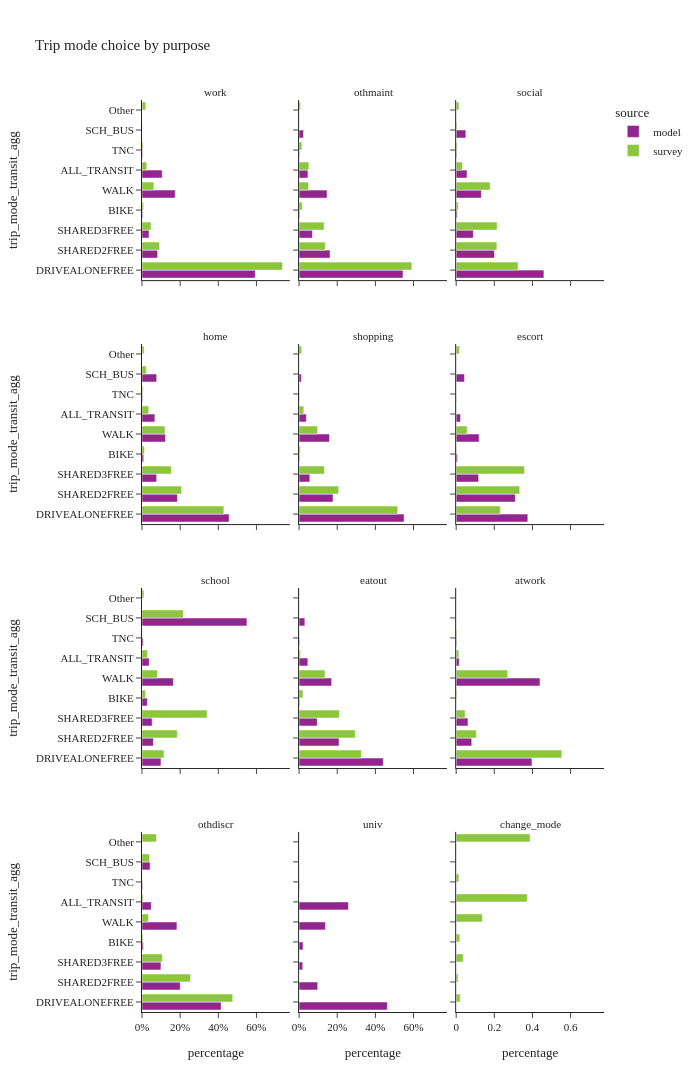
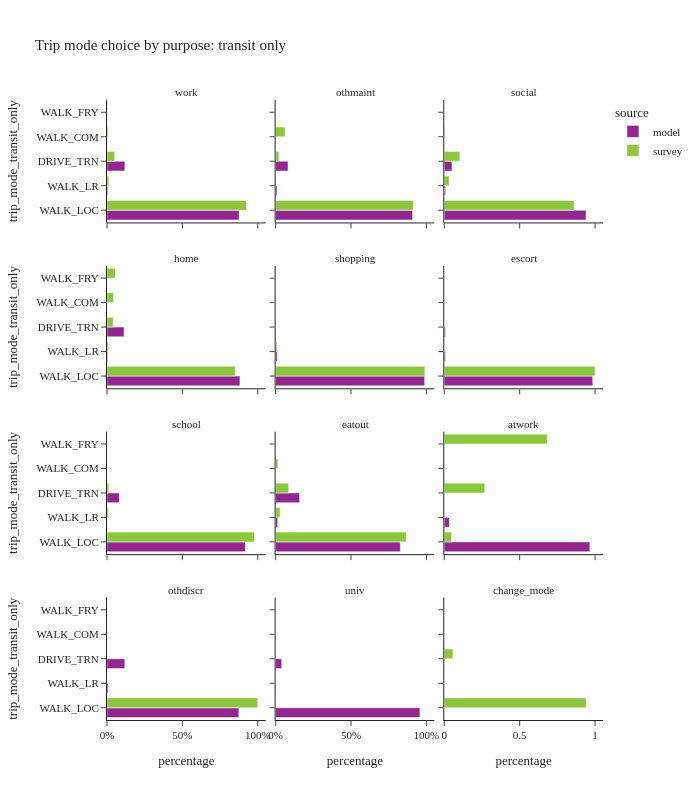

The cell these charts' notebook holds for them, in order:
### Code cell
trip_mode_choice_seg(segment_col='purpose')

### Figure 1 — Plotly figure (JSON) as saved in the notebook; plotly's stock layout.template omitted (floating-point values rounded to 4 significant figures)
{"data": [{"alignmentgroup": "True", "customdata": [[887581], [122564], [55173], [6036], [260300], [158348], [5276]], "hovertemplate": "source=model<br>purpose=work<br>percentage=%{x}<br>trip_mode_transit_agg=%{y}<br>sample_size=%{customdata[0]}<extra></extra>", "legendgroup": "model", "marker": {"color": "#91268F", "pattern": {"shape": ""}}, "name": "model", "offsetgroup": "model", "orientation": "h", "showlegend": true, "textposition": "auto", "type": "bar", "x": [0.5936, 0.08197, 0.0369, 0.004037, 0.1741, 0.1059, 0.003528], "xaxis": "x10", "y": ["DRIVEALONEFREE", "SHARED2FREE", "SHARED3FREE", "BIKE", "WALK", "ALL_TRANSIT", "TNC"], "yaxis": "y10"}, {"alignmentgroup": "True", "customdata": [[470362], [140057], [60452], [3072], [126790], [40200], [19895], [2366]], "hovertemplate": "source=model<br>purpose=othmaint<br>percentage=%{x}<br>trip_mode_transit_agg=%{y}<br>sample_size=%{customdata[0]}<extra></extra>", "legendgroup": "model", "marker": {"color": "#91268F", "pattern": {"shape": ""}}, "name": "model", "offsetgroup": "model", "orientation": "h", "showlegend": false, "textposition": "auto", "type": "bar", "x": [0.5449, 0.1623, 0.07003, 0.003559, 0.1469, 0.04657, 0.02305, 0.002741], "xaxis": "x11", "y": ["DRIVEALONEFREE", "SHARED2FREE", "SHARED3FREE", "BIKE", "WALK", "ALL_TRANSIT", "SCH_BUS", "TNC"], "yaxis": "y11"}, {"alignmentgroup": "True", "customdata": [[162793], [71062], [31937], [2071], [46778], [20156], [18002], [1114]], "hovertemplate": "source=model<br>purpose=social<br>percentage=%{x}<br>trip_mode_transit_agg=%{y}<br>sample_size=%{customdata[0]}<extra></extra>", "legendgroup": "model", "marker": {"color": "#91268F", "pattern": {"shape": ""}}, "name": "model", "offsetgroup": "model", "orientation": "h", "showlegend": false, "textposition": "auto", "type": "bar", "x": [0.46, 0.2008, 0.09024, 0.005852, 0.1322, 0.05695, 0.05087, 0.003148], "xaxis": "x12", "y": ["DRIVEALONEFREE", "SHARED2FREE", "SHARED3FREE", "BIKE", "WALK", "ALL_TRANSIT", "SCH_BUS", "TNC"], "yaxis": "y12"}, {"alignmentgroup": "True", "customdata": [[2118744], [861713], [357268], [41072], [571415], [313180], [357120], [15268]], "hovertemplate": "source=model<br>purpose=home<br>percentage=%{x}<br>trip_mode_transit_agg=%{y}<br>sample_size=%{customdata[0]}<extra></extra>", "legendgroup": "model", "marker": {"color": "#91268F", "pattern": {"shape": ""}}, "name": "model", "offsetgroup": "model", "orientation": "h", "showlegend": false, "textposition": "auto", "type": "bar", "x": [0.457, 0.1859, 0.07707, 0.00886, 0.1233, 0.06756, 0.07704, 0.003294], "xaxis": "x7", "y": ["DRIVEALONEFREE", "SHARED2FREE", "SHARED3FREE", "BIKE", "WALK", "ALL_TRANSIT", "SCH_BUS", "TNC"], "yaxis": "y7"}, {"alignmentgroup": "True", "customdata": [[816920], [264119], [83475], [4531], [237028], [56687], [18729], [2897]], "hovertemplate": "source=model<br>purpose=shopping<br>percentage=%{x}<br>trip_mode_transit_agg=%{y}<br>sample_size=%{customdata[0]}<extra></extra>", "legendgroup": "model", "marker": {"color": "#91268F", "pattern": {"shape": ""}}, "name": "model", "offsetgroup": "model", "orientation": "h", "showlegend": false, "textposition": "auto", "type": "bar", "x": [0.5503, 0.1779, 0.05624, 0.003052, 0.1597, 0.03819, 0.01262, 0.001952], "xaxis": "x8", "y": ["DRIVEALONEFREE", "SHARED2FREE", "SHARED3FREE", "BIKE", "WALK", "ALL_TRANSIT", "SCH_BUS", "TNC"], "yaxis": "y8"}, {"alignmentgroup": "True", "customdata": [[414024], [341978], [129825], [8157], [132741], [25344], [48380], [1488]], "hovertemplate": "source=model<br>purpose=escort<br>percentage=%{x}<br>trip_mode_transit_agg=%{y}<br>sample_size=%{customdata[0]}<extra></extra>", "legendgroup": "model", "marker": {"color": "#91268F", "pattern": {"shape": ""}}, "name": "model", "offsetgroup": "model", "orientation": "h", "showlegend": false, "textposition": "auto", "type": "bar", "x": [0.3757, 0.3103, 0.1178, 0.007402, 0.1205, 0.023, 0.0439, 0.00135], "xaxis": "x9", "y": ["DRIVEALONEFREE", "SHARED2FREE", "SHARED3FREE", "BIKE", "WALK", "ALL_TRANSIT", "SCH_BUS", "TNC"], "yaxis": "y9"}, {"alignmentgroup": "True", "customdata": [[63926], [38440], [34418], [17993], [105696], [24383], [353327], [4133]], "hovertemplate": "source=model<br>purpose=school<br>percentage=%{x}<br>trip_mode_transit_agg=%{y}<br>sample_size=%{customdata[0]}<extra></extra>", "legendgroup": "model", "marker": {"color": "#91268F", "pattern": {"shape": ""}}, "name": "model", "offsetgroup": "model", "orientation": "h", "showlegend": false, "textposition": "auto", "type": "bar", "x": [0.09952, 0.05985, 0.05358, 0.02801, 0.1646, 0.03796, 0.5501, 0.006435], "xaxis": "x4", "y": ["DRIVEALONEFREE", "SHARED2FREE", "SHARED3FREE", "BIKE", "WALK", "ALL_TRANSIT", "SCH_BUS", "TNC"], "yaxis": "y4"}, {"alignmentgroup": "True", "customdata": [[292739], [139007], [63345], [2185], [113317], [30416], [20144], [2008]], "hovertemplate": "source=model<br>purpose=eatout<br>percentage=%{x}<br>trip_mode_transit_agg=%{y}<br>sample_size=%{customdata[0]}<extra></extra>", "legendgroup": "model", "marker": {"color": "#91268F", "pattern": {"shape": ""}}, "name": "model", "offsetgroup": "model", "orientation": "h", "showlegend": false, "textposition": "auto", "type": "bar", "x": [0.4414, 0.2096, 0.09552, 0.003295, 0.1709, 0.04587, 0.03038, 0.003028], "xaxis": "x5", "y": ["DRIVEALONEFREE", "SHARED2FREE", "SHARED3FREE", "BIKE", "WALK", "ALL_TRANSIT", "SCH_BUS", "TNC"], "yaxis": "y5"}, {"alignmentgroup": "True", "customdata": [[122815], [25207], [19137], [124], [135758], [5000], [933]], "hovertemplate": "source=model<br>purpose=atwork<br>percentage=%{x}<br>trip_mode_transit_agg=%{y}<br>sample_size=%{customdata[0]}<extra></extra>", "legendgroup": "model", "marker": {"color": "#91268F", "pattern": {"shape": ""}}, "name": "model", "offsetgroup": "model", "orientation": "h", "showlegend": false, "textposition": "auto", "type": "bar", "x": [0.3975, 0.08158, 0.06194, 0.0004013, 0.4394, 0.01618, 0.00302], "xaxis": "x6", "y": ["DRIVEALONEFREE", "SHARED2FREE", "SHARED3FREE", "BIKE", "WALK", "ALL_TRANSIT", "TNC"], "yaxis": "y6"}, {"alignmentgroup": "True", "customdata": [[348701], [168477], [83428], [5952], [153813], [40837], [35816], [3027]], "hovertemplate": "source=model<br>purpose=othdiscr<br>percentage=%{x}<br>trip_mode_transit_agg=%{y}<br>sample_size=%{customdata[0]}<extra></extra>", "legendgroup": "model", "marker": {"color": "#91268F", "pattern": {"shape": ""}}, "name": "model", "offsetgroup": "model", "orientation": "h", "showlegend": false, "textposition": "auto", "type": "bar", "x": [0.4151, 0.2006, 0.09931, 0.007085, 0.1831, 0.04861, 0.04264, 0.003603], "xaxis": "x", "y": ["DRIVEALONEFREE", "SHARED2FREE", "SHARED3FREE", "BIKE", "WALK", "ALL_TRANSIT", "SCH_BUS", "TNC"], "yaxis": "y"}, {"alignmentgroup": "True", "customdata": [[43356], [9166], [1816], [1955], [12933], [24237], [220]], "hovertemplate": "source=model<br>purpose=univ<br>percentage=%{x}<br>trip_mode_transit_agg=%{y}<br>sample_size=%{customdata[0]}<extra></extra>", "legendgroup": "model", "marker": {"color": "#91268F", "pattern": {"shape": ""}}, "name": "model", "offsetgroup": "model", "orientation": "h", "showlegend": false, "textposition": "auto", "type": "bar", "x": [0.4628, 0.09784, 0.01938, 0.02087, 0.1381, 0.2587, 0.002348], "xaxis": "x2", "y": ["DRIVEALONEFREE", "SHARED2FREE", "SHARED3FREE", "BIKE", "WALK", "ALL_TRANSIT", "TNC"], "yaxis": "y2"}, {"alignmentgroup": "True", "customdata": [[3211], [323], [110], [173], [770], [447], [2], [33], [147]], "hovertemplate": "source=survey<br>purpose=work<br>percentage=%{x}<br>trip_mode_transit_agg=%{y}<br>sample_size=%{customdata[0]}<extra></extra>", "legendgroup": "survey", "marker": {"color": "#8CC63E", "pattern": {"shape": ""}}, "name": "survey", "offsetgroup": "survey", "orientation": "h", "showlegend": true, "textposition": "auto", "type": "bar", "x": [0.7363, 0.09177, 0.04801, 0.008581, 0.06224, 0.02482, 0.002361, 0.006135, 0.01974], "xaxis": "x10", "y": ["DRIVEALONEFREE", "SHARED2FREE", "SHARED3FREE", "BIKE", "WALK", "ALL_TRANSIT", "SCH_BUS", "TNC", "Other"], "yaxis": "y10"}, {"alignmentgroup": "True", "customdata": [[1018], [410], [176], [22], [241], [116], [17], [47]], "hovertemplate": "source=survey<br>purpose=othmaint<br>percentage=%{x}<br>trip_mode_transit_agg=%{y}<br>sample_size=%{customdata[0]}<extra></extra>", "legendgroup": "survey", "marker": {"color": "#8CC63E", "pattern": {"shape": ""}}, "name": "survey", "offsetgroup": "survey", "orientation": "h", "showlegend": false, "textposition": "auto", "type": "bar", "x": [0.5911, 0.1375, 0.1313, 0.01661, 0.04978, 0.05108, 0.01477, 0.007735], "xaxis": "x11", "y": ["DRIVEALONEFREE", "SHARED2FREE", "SHARED3FREE", "BIKE", "WALK", "ALL_TRANSIT", "TNC", "Other"], "yaxis": "y11"}, {"alignmentgroup": "True", "customdata": [[1842], [1047], [816], [172], [2121], [223], [8], [35], [171]], "hovertemplate": "source=survey<br>purpose=social<br>percentage=%{x}<br>trip_mode_transit_agg=%{y}<br>sample_size=%{customdata[0]}<extra></extra>", "legendgroup": "survey", "marker": {"color": "#8CC63E", "pattern": {"shape": ""}}, "name": "survey", "offsetgroup": "survey", "orientation": "h", "showlegend": false, "textposition": "auto", "type": "bar", "x": [0.3248, 0.2135, 0.2148, 0.01077, 0.1783, 0.03303, 0.004526, 0.005369, 0.01481], "xaxis": "x12", "y": ["DRIVEALONEFREE", "SHARED2FREE", "SHARED3FREE", "BIKE", "WALK", "ALL_TRANSIT", "SCH_BUS", "TNC", "Other"], "yaxis": "y12"}, {"alignmentgroup": "True", "customdata": [[4817], [2279], [1430], [374], [2960], [726], [134], [66], [209]], "hovertemplate": "source=survey<br>purpose=home<br>percentage=%{x}<br>trip_mode_transit_agg=%{y}<br>sample_size=%{customdata[0]}<extra></extra>", "legendgroup": "survey", "marker": {"color": "#8CC63E", "pattern": {"shape": ""}}, "name": "survey", "offsetgroup": "survey", "orientation": "h", "showlegend": false, "textposition": "auto", "type": "bar", "x": [0.4294, 0.2077, 0.1545, 0.01288, 0.1207, 0.03552, 0.0226, 0.00513, 0.01161], "xaxis": "x7", "y": ["DRIVEALONEFREE", "SHARED2FREE", "SHARED3FREE", "BIKE", "WALK", "ALL_TRANSIT", "SCH_BUS", "TNC", "Other"], "yaxis": "y7"}, {"alignmentgroup": "True", "customdata": [[2130], [1046], [505], [53], [711], [163], [4], [64]], "hovertemplate": "source=survey<br>purpose=shopping<br>percentage=%{x}<br>trip_mode_transit_agg=%{y}<br>sample_size=%{customdata[0]}<extra></extra>", "legendgroup": "survey", "marker": {"color": "#8CC63E", "pattern": {"shape": ""}}, "name": "survey", "offsetgroup": "survey", "orientation": "h", "showlegend": false, "textposition": "auto", "type": "bar", "x": [0.517, 0.2076, 0.1331, 0.006537, 0.09691, 0.02466, 0.0007081, 0.01342], "xaxis": "x8", "y": ["DRIVEALONEFREE", "SHARED2FREE", "SHARED3FREE", "BIKE", "WALK", "ALL_TRANSIT", "TNC", "Other"], "yaxis": "y8"}, {"alignmentgroup": "True", "customdata": [[660], [953], [738], [52], [319], [12], [3], [2], [23]], "hovertemplate": "source=survey<br>purpose=escort<br>percentage=%{x}<br>trip_mode_transit_agg=%{y}<br>sample_size=%{customdata[0]}<extra></extra>", "legendgroup": "survey", "marker": {"color": "#8CC63E", "pattern": {"shape": ""}}, "name": "survey", "offsetgroup": "survey", "orientation": "h", "showlegend": false, "textposition": "auto", "type": "bar", "x": [0.2315, 0.3331, 0.3584, 0.001548, 0.05763, 0.0005046, 0.0001123, 0.0001868, 0.01699], "xaxis": "x9", "y": ["DRIVEALONEFREE", "SHARED2FREE", "SHARED3FREE", "BIKE", "WALK", "ALL_TRANSIT", "SCH_BUS", "TNC", "Other"], "yaxis": "y9"}, {"alignmentgroup": "True", "customdata": [[61], [219], [232], [27], [153], [50], [152], [4], [8]], "hovertemplate": "source=survey<br>purpose=school<br>percentage=%{x}<br>trip_mode_transit_agg=%{y}<br>sample_size=%{customdata[0]}<extra></extra>", "legendgroup": "survey", "marker": {"color": "#8CC63E", "pattern": {"shape": ""}}, "name": "survey", "offsetgroup": "survey", "orientation": "h", "showlegend": false, "textposition": "auto", "type": "bar", "x": [0.1151, 0.185, 0.3411, 0.01881, 0.08152, 0.02933, 0.2168, 0.002025, 0.01045], "xaxis": "x4", "y": ["DRIVEALONEFREE", "SHARED2FREE", "SHARED3FREE", "BIKE", "WALK", "ALL_TRANSIT", "SCH_BUS", "TNC", "Other"], "yaxis": "y4"}, {"alignmentgroup": "True", "customdata": [[785], [604], [383], [48], [652], [89], [1], [11], [35]], "hovertemplate": "source=survey<br>purpose=eatout<br>percentage=%{x}<br>trip_mode_transit_agg=%{y}<br>sample_size=%{customdata[0]}<extra></extra>", "legendgroup": "survey", "marker": {"color": "#8CC63E", "pattern": {"shape": ""}}, "name": "survey", "offsetgroup": "survey", "orientation": "h", "showlegend": false, "textposition": "auto", "type": "bar", "x": [0.3263, 0.2949, 0.2118, 0.02052, 0.136, 0.007462, 1.047e-05, 0.001505, 0.001537], "xaxis": "x5", "y": ["DRIVEALONEFREE", "SHARED2FREE", "SHARED3FREE", "BIKE", "WALK", "ALL_TRANSIT", "SCH_BUS", "TNC", "Other"], "yaxis": "y5"}, {"alignmentgroup": "True", "customdata": [[315], [50], [45], [8], [331], [8], [1], [31]], "hovertemplate": "source=survey<br>purpose=atwork<br>percentage=%{x}<br>trip_mode_transit_agg=%{y}<br>sample_size=%{customdata[0]}<extra></extra>", "legendgroup": "survey", "marker": {"color": "#8CC63E", "pattern": {"shape": ""}}, "name": "survey", "offsetgroup": "survey", "orientation": "h", "showlegend": false, "textposition": "auto", "type": "bar", "x": [0.5538, 0.1061, 0.04712, 0.00421, 0.2703, 0.01397, 0.003755, 0.0007328], "xaxis": "x6", "y": ["DRIVEALONEFREE", "SHARED2FREE", "SHARED3FREE", "BIKE", "WALK", "ALL_TRANSIT", "TNC", "Other"], "yaxis": "y6"}, {"alignmentgroup": "True", "customdata": [[175], [97], [60], [10], [90], [21], [15], [2], [41]], "hovertemplate": "source=survey<br>purpose=othdiscr<br>percentage=%{x}<br>trip_mode_transit_agg=%{y}<br>sample_size=%{customdata[0]}<extra></extra>", "legendgroup": "survey", "marker": {"color": "#8CC63E", "pattern": {"shape": ""}}, "name": "survey", "offsetgroup": "survey", "orientation": "h", "showlegend": false, "textposition": "auto", "type": "bar", "x": [0.4759, 0.2543, 0.1072, 0.004966, 0.03447, 0.005884, 0.03932, 0.002126, 0.07595], "xaxis": "x", "y": ["DRIVEALONEFREE", "SHARED2FREE", "SHARED3FREE", "BIKE", "WALK", "ALL_TRANSIT", "SCH_BUS", "TNC", "Other"], "yaxis": "y"}, {"alignmentgroup": "True", "customdata": [[1], [6], [3], [1], [6], [25], [5], [8]], "hovertemplate": "source=survey<br>purpose=change_mode<br>percentage=%{x}<br>trip_mode_transit_agg=%{y}<br>sample_size=%{customdata[0]}<extra></extra>", "legendgroup": "survey", "marker": {"color": "#8CC63E", "pattern": {"shape": ""}}, "name": "survey", "offsetgroup": "survey", "orientation": "h", "showlegend": false, "textposition": "auto", "type": "bar", "x": [0.02096, 0.01031, 0.03719, 0.01918, 0.137, 0.373, 0.01451, 0.3878], "xaxis": "x3", "y": ["DRIVEALONEFREE", "SHARED2FREE", "SHARED3FREE", "BIKE", "WALK", "ALL_TRANSIT", "TNC", "Other"], "yaxis": "y3"}], "layout": {"annotations": [{"font": {}, "showarrow": false, "text": "othdiscr", "x": 0.16, "xanchor": "center", "xref": "paper", "y": 0.1975, "yanchor": "bottom", "yref": "paper"}, {"font": {}, "showarrow": false, "text": "univ", "x": 0.5, "xanchor": "center", "xref": "paper", "y": 0.1975, "yanchor": "bottom", "yref": "paper"}, {"font": {}, "showarrow": false, "text": "change_mode", "x": 0.84, "xanchor": "center", "xref": "paper", "y": 0.1975, "yanchor": "bottom", "yref": "paper"}, {"font": {}, "showarrow": false, "text": "school", "x": 0.16, "xanchor": "center", "xref": "paper", "y": 0.465, "yanchor": "bottom", "yref": "paper"}, {"font": {}, "showarrow": false, "text": "eatout", "x": 0.5, "xanchor": "center", "xref": "paper", "y": 0.465, "yanchor": "bottom", "yref": "paper"}, {"font": {}, "showarrow": false, "text": "atwork", "x": 0.84, "xanchor": "center", "xref": "paper", "y": 0.465, "yanchor": "bottom", "yref": "paper"}, {"font": {}, "showarrow": false, "text": "home", "x": 0.16, "xanchor": "center", "xref": "paper", "y": 0.7325, "yanchor": "bottom", "yref": "paper"}, {"font": {}, "showarrow": false, "text": "shopping", "x": 0.5, "xanchor": "center", "xref": "paper", "y": 0.7325, "yanchor": "bottom", "yref": "paper"}, {"font": {}, "showarrow": false, "text": "escort", "x": 0.84, "xanchor": "center", "xref": "paper", "y": 0.7325, "yanchor": "bottom", "yref": "paper"}, {"font": {}, "showarrow": false, "text": "work", "x": 0.16, "xanchor": "center", "xref": "paper", "y": 1, "yanchor": "bottom", "yref": "paper"}, {"font": {}, "showarrow": false, "text": "othmaint", "x": 0.5, "xanchor": "center", "xref": "paper", "y": 1, "yanchor": "bottom", "yref": "paper"}, {"font": {}, "showarrow": false, "text": "social", "x": 0.84, "xanchor": "center", "xref": "paper", "y": 1, "yanchor": "bottom", "yref": "paper"}], "barmode": "group", "height": 1200, "legend": {"title": {"text": "source"}, "tracegroupgap": 0}, "title": {"text": "Trip mode choice by purpose"}, "width": 700, "xaxis": {"anchor": "y", "domain": [0, 0.32], "tickformat": ".0%", "title": {"text": "percentage"}}, "xaxis10": {"anchor": "y10", "domain": [0, 0.32], "matches": "x", "showticklabels": false}, "xaxis11": {"anchor": "y11", "domain": [0.34, 0.66], "matches": "x", "showticklabels": false}, "xaxis12": {"anchor": "y12", "domain": [0.68, 1.0], "matches": "x", "showticklabels": false}, "xaxis2": {"anchor": "y2", "domain": [0.34, 0.66], "matches": "x", "tickformat": ".0%", "title": {"text": "percentage"}}, "xaxis3": {"anchor": "y3", "domain": [0.68, 1.0], "matches": "x", "title": {"text": "percentage"}}, "xaxis4": {"anchor": "y4", "domain": [0, 0.32], "matches": "x", "showticklabels": false}, "xaxis5": {"anchor": "y5", "domain": [0.34, 0.66], "matches": "x", "showticklabels": false}, "xaxis6": {"anchor": "y6", "domain": [0.68, 1.0], "matches": "x", "showticklabels": false}, "xaxis7": {"anchor": "y7", "domain": [0, 0.32], "matches": "x", "showticklabels": false}, "xaxis8": {"anchor": "y8", "domain": [0.34, 0.66], "matches": "x", "showticklabels": false}, "xaxis9": {"anchor": "y9", "domain": [0.68, 1.0], "matches": "x", "showticklabels": false}, "yaxis": {"anchor": "x", "domain": [0, 0.1975], "title": {"text": "trip_mode_transit_agg"}}, "yaxis10": {"anchor": "x10", "domain": [0.8025, 1], "matches": "y", "title": {"text": "trip_mode_transit_agg"}}, "yaxis11": {"anchor": "x11", "domain": [0.8025, 1], "matches": "y", "showticklabels": false}, "yaxis12": {"anchor": "x12", "domain": [0.8025, 1], "matches": "y", "showticklabels": false}, "yaxis2": {"anchor": "x2", "domain": [0, 0.1975], "matches": "y", "showticklabels": false}, "yaxis3": {"anchor": "x3", "domain": [0, 0.1975], "matches": "y", "showticklabels": false}, "yaxis4": {"anchor": "x4", "domain": [0.2675, 0.465], "matches": "y", "title": {"text": "trip_mode_transit_agg"}}, "yaxis5": {"anchor": "x5", "domain": [0.2675, 0.465], "matches": "y", "showticklabels": false}, "yaxis6": {"anchor": "x6", "domain": [0.2675, 0.465], "matches": "y", "showticklabels": false}, "yaxis7": {"anchor": "x7", "domain": [0.535, 0.7325], "matches": "y", "title": {"text": "trip_mode_transit_agg"}}, "yaxis8": {"anchor": "x8", "domain": [0.535, 0.7325], "matches": "y", "showticklabels": false}, "yaxis9": {"anchor": "x9", "domain": [0.535, 0.7325], "matches": "y", "showticklabels": false}}}

### Figure 2 — Plotly figure (JSON) as saved in the notebook; plotly's stock layout.template omitted (floating-point values rounded to 4 significant figures)
{"data": [{"alignmentgroup": "True", "customdata": [[138713], [869], [18766]], "hovertemplate": "source=model<br>purpose=work<br>percentage=%{x}<br>trip_mode_transit_only=%{y}<br>sample_size=%{customdata[0]}<extra></extra>", "legendgroup": "model", "marker": {"color": "#91268F", "pattern": {"shape": ""}}, "name": "model", "offsetgroup": "model", "orientation": "h", "showlegend": true, "textposition": "auto", "type": "bar", "x": [0.876, 0.005488, 0.1185], "xaxis": "x10", "y": ["WALK_LOC", "WALK_LR", "DRIVE_TRN"], "yaxis": "y10"}, {"alignmentgroup": "True", "customdata": [[36526], [355], [3319]], "hovertemplate": "source=model<br>purpose=othmaint<br>percentage=%{x}<br>trip_mode_transit_only=%{y}<br>sample_size=%{customdata[0]}<extra></extra>", "legendgroup": "model", "marker": {"color": "#91268F", "pattern": {"shape": ""}}, "name": "model", "offsetgroup": "model", "orientation": "h", "showlegend": false, "textposition": "auto", "type": "bar", "x": [0.9086, 0.008831, 0.08256], "xaxis": "x11", "y": ["WALK_LOC", "WALK_LR", "DRIVE_TRN"], "yaxis": "y11"}, {"alignmentgroup": "True", "customdata": [[18951], [181], [1024]], "hovertemplate": "source=model<br>purpose=social<br>percentage=%{x}<br>trip_mode_transit_only=%{y}<br>sample_size=%{customdata[0]}<extra></extra>", "legendgroup": "model", "marker": {"color": "#91268F", "pattern": {"shape": ""}}, "name": "model", "offsetgroup": "model", "orientation": "h", "showlegend": false, "textposition": "auto", "type": "bar", "x": [0.9402, 0.00898, 0.0508], "xaxis": "x12", "y": ["WALK_LOC", "WALK_LR", "DRIVE_TRN"], "yaxis": "y12"}, {"alignmentgroup": "True", "customdata": [[276143], [1574], [35463]], "hovertemplate": "source=model<br>purpose=home<br>percentage=%{x}<br>trip_mode_transit_only=%{y}<br>sample_size=%{customdata[0]}<extra></extra>", "legendgroup": "model", "marker": {"color": "#91268F", "pattern": {"shape": ""}}, "name": "model", "offsetgroup": "model", "orientation": "h", "showlegend": false, "textposition": "auto", "type": "bar", "x": [0.8817, 0.005026, 0.1132], "xaxis": "x7", "y": ["WALK_LOC", "WALK_LR", "DRIVE_TRN"], "yaxis": "y7"}, {"alignmentgroup": "True", "customdata": [[56021], [608], [58]], "hovertemplate": "source=model<br>purpose=shopping<br>percentage=%{x}<br>trip_mode_transit_only=%{y}<br>sample_size=%{customdata[0]}<extra></extra>", "legendgroup": "model", "marker": {"color": "#91268F", "pattern": {"shape": ""}}, "name": "model", "offsetgroup": "model", "orientation": "h", "showlegend": false, "textposition": "auto", "type": "bar", "x": [0.9883, 0.01073, 0.001023], "xaxis": "x8", "y": ["WALK_LOC", "WALK_LR", "DRIVE_TRN"], "yaxis": "y8"}, {"alignmentgroup": "True", "customdata": [[24948], [196], [200]], "hovertemplate": "source=model<br>purpose=escort<br>percentage=%{x}<br>trip_mode_transit_only=%{y}<br>sample_size=%{customdata[0]}<extra></extra>", "legendgroup": "model", "marker": {"color": "#91268F", "pattern": {"shape": ""}}, "name": "model", "offsetgroup": "model", "orientation": "h", "showlegend": false, "textposition": "auto", "type": "bar", "x": [0.9844, 0.007734, 0.007891], "xaxis": "x9", "y": ["WALK_LOC", "WALK_LR", "DRIVE_TRN"], "yaxis": "y9"}, {"alignmentgroup": "True", "customdata": [[22383], [11], [1989]], "hovertemplate": "source=model<br>purpose=school<br>percentage=%{x}<br>trip_mode_transit_only=%{y}<br>sample_size=%{customdata[0]}<extra></extra>", "legendgroup": "model", "marker": {"color": "#91268F", "pattern": {"shape": ""}}, "name": "model", "offsetgroup": "model", "orientation": "h", "showlegend": false, "textposition": "auto", "type": "bar", "x": [0.918, 0.0004511, 0.08157], "xaxis": "x4", "y": ["WALK_LOC", "WALK_LR", "DRIVE_TRN"], "yaxis": "y4"}, {"alignmentgroup": "True", "customdata": [[25159], [419], [4838]], "hovertemplate": "source=model<br>purpose=eatout<br>percentage=%{x}<br>trip_mode_transit_only=%{y}<br>sample_size=%{customdata[0]}<extra></extra>", "legendgroup": "model", "marker": {"color": "#91268F", "pattern": {"shape": ""}}, "name": "model", "offsetgroup": "model", "orientation": "h", "showlegend": false, "textposition": "auto", "type": "bar", "x": [0.8272, 0.01378, 0.1591], "xaxis": "x5", "y": ["WALK_LOC", "WALK_LR", "DRIVE_TRN"], "yaxis": "y5"}, {"alignmentgroup": "True", "customdata": [[4827], [173]], "hovertemplate": "source=model<br>purpose=atwork<br>percentage=%{x}<br>trip_mode_transit_only=%{y}<br>sample_size=%{customdata[0]}<extra></extra>", "legendgroup": "model", "marker": {"color": "#91268F", "pattern": {"shape": ""}}, "name": "model", "offsetgroup": "model", "orientation": "h", "showlegend": false, "textposition": "auto", "type": "bar", "x": [0.9654, 0.0346], "xaxis": "x6", "y": ["WALK_LOC", "WALK_LR"], "yaxis": "y6"}, {"alignmentgroup": "True", "customdata": [[35713], [295], [4829]], "hovertemplate": "source=model<br>purpose=othdiscr<br>percentage=%{x}<br>trip_mode_transit_only=%{y}<br>sample_size=%{customdata[0]}<extra></extra>", "legendgroup": "model", "marker": {"color": "#91268F", "pattern": {"shape": ""}}, "name": "model", "offsetgroup": "model", "orientation": "h", "showlegend": false, "textposition": "auto", "type": "bar", "x": [0.8745, 0.007224, 0.1183], "xaxis": "x", "y": ["WALK_LOC", "WALK_LR", "DRIVE_TRN"], "yaxis": "y"}, {"alignmentgroup": "True", "customdata": [[23192], [66], [979]], "hovertemplate": "source=model<br>purpose=univ<br>percentage=%{x}<br>trip_mode_transit_only=%{y}<br>sample_size=%{customdata[0]}<extra></extra>", "legendgroup": "model", "marker": {"color": "#91268F", "pattern": {"shape": ""}}, "name": "model", "offsetgroup": "model", "orientation": "h", "showlegend": false, "textposition": "auto", "type": "bar", "x": [0.9569, 0.002723, 0.04039], "xaxis": "x2", "y": ["WALK_LOC", "WALK_LR", "DRIVE_TRN"], "yaxis": "y2"}, {"alignmentgroup": "True", "customdata": [[389], [26], [19], [8], [5]], "hovertemplate": "source=survey<br>purpose=work<br>percentage=%{x}<br>trip_mode_transit_only=%{y}<br>sample_size=%{customdata[0]}<extra></extra>", "legendgroup": "survey", "marker": {"color": "#8CC63E", "pattern": {"shape": ""}}, "name": "survey", "offsetgroup": "survey", "orientation": "h", "showlegend": true, "textposition": "auto", "type": "bar", "x": [0.9255, 0.01236, 0.05082, 0.008277, 0.003065], "xaxis": "x10", "y": ["WALK_LOC", "WALK_LR", "DRIVE_TRN", "WALK_COM", "WALK_FRY"], "yaxis": "y10"}, {"alignmentgroup": "True", "customdata": [[106], [5], [4], [1]], "hovertemplate": "source=survey<br>purpose=othmaint<br>percentage=%{x}<br>trip_mode_transit_only=%{y}<br>sample_size=%{customdata[0]}<extra></extra>", "legendgroup": "survey", "marker": {"color": "#8CC63E", "pattern": {"shape": ""}}, "name": "survey", "offsetgroup": "survey", "orientation": "h", "showlegend": false, "textposition": "auto", "type": "bar", "x": [0.9129, 0.002436, 0.02189, 0.06275], "xaxis": "x11", "y": ["WALK_LOC", "WALK_LR", "DRIVE_TRN", "WALK_COM"], "yaxis": "y11"}, {"alignmentgroup": "True", "customdata": [[176], [23], [22], [2]], "hovertemplate": "source=survey<br>purpose=social<br>percentage=%{x}<br>trip_mode_transit_only=%{y}<br>sample_size=%{customdata[0]}<extra></extra>", "legendgroup": "survey", "marker": {"color": "#8CC63E", "pattern": {"shape": ""}}, "name": "survey", "offsetgroup": "survey", "orientation": "h", "showlegend": false, "textposition": "auto", "type": "bar", "x": [0.8604, 0.03216, 0.1034, 0.004011], "xaxis": "x12", "y": ["WALK_LOC", "WALK_LR", "DRIVE_TRN", "WALK_COM"], "yaxis": "y12"}, {"alignmentgroup": "True", "customdata": [[641], [39], [28], [7], [11]], "hovertemplate": "source=survey<br>purpose=home<br>percentage=%{x}<br>trip_mode_transit_only=%{y}<br>sample_size=%{customdata[0]}<extra></extra>", "legendgroup": "survey", "marker": {"color": "#8CC63E", "pattern": {"shape": ""}}, "name": "survey", "offsetgroup": "survey", "orientation": "h", "showlegend": false, "textposition": "auto", "type": "bar", "x": [0.8512, 0.008545, 0.04094, 0.04409, 0.05526], "xaxis": "x7", "y": ["WALK_LOC", "WALK_LR", "DRIVE_TRN", "WALK_COM", "WALK_FRY"], "yaxis": "y7"}, {"alignmentgroup": "True", "customdata": [[147], [10], [3], [3]], "hovertemplate": "source=survey<br>purpose=shopping<br>percentage=%{x}<br>trip_mode_transit_only=%{y}<br>sample_size=%{customdata[0]}<extra></extra>", "legendgroup": "survey", "marker": {"color": "#8CC63E", "pattern": {"shape": ""}}, "name": "survey", "offsetgroup": "survey", "orientation": "h", "showlegend": false, "textposition": "auto", "type": "bar", "x": [0.9899, 0.008514, 0.001234, 0.0003664], "xaxis": "x8", "y": ["WALK_LOC", "WALK_LR", "DRIVE_TRN", "WALK_COM"], "yaxis": "y8"}, {"alignmentgroup": "True", "customdata": [[10], [1], [1]], "hovertemplate": "source=survey<br>purpose=escort<br>percentage=%{x}<br>trip_mode_transit_only=%{y}<br>sample_size=%{customdata[0]}<extra></extra>", "legendgroup": "survey", "marker": {"color": "#8CC63E", "pattern": {"shape": ""}}, "name": "survey", "offsetgroup": "survey", "orientation": "h", "showlegend": false, "textposition": "auto", "type": "bar", "x": [1.0, 0.0, 0.0], "xaxis": "x9", "y": ["WALK_LOC", "WALK_LR", "DRIVE_TRN"], "yaxis": "y9"}, {"alignmentgroup": "True", "customdata": [[47], [1], [2]], "hovertemplate": "source=survey<br>purpose=school<br>percentage=%{x}<br>trip_mode_transit_only=%{y}<br>sample_size=%{customdata[0]}<extra></extra>", "legendgroup": "survey", "marker": {"color": "#8CC63E", "pattern": {"shape": ""}}, "name": "survey", "offsetgroup": "survey", "orientation": "h", "showlegend": false, "textposition": "auto", "type": "bar", "x": [0.9788, 0.00861, 0.01255], "xaxis": "x4", "y": ["WALK_LOC", "WALK_LR", "DRIVE_TRN"], "yaxis": "y4"}, {"alignmentgroup": "True", "customdata": [[77], [7], [2], [2], [1]], "hovertemplate": "source=survey<br>purpose=eatout<br>percentage=%{x}<br>trip_mode_transit_only=%{y}<br>sample_size=%{customdata[0]}<extra></extra>", "legendgroup": "survey", "marker": {"color": "#8CC63E", "pattern": {"shape": ""}}, "name": "survey", "offsetgroup": "survey", "orientation": "h", "showlegend": false, "textposition": "auto", "type": "bar", "x": [0.8659, 0.02996, 0.0861, 0.01504, 0.003025], "xaxis": "x5", "y": ["WALK_LOC", "WALK_LR", "DRIVE_TRN", "WALK_COM", "WALK_FRY"], "yaxis": "y5"}, {"alignmentgroup": "True", "customdata": [[6], [1], [1]], "hovertemplate": "source=survey<br>purpose=atwork<br>percentage=%{x}<br>trip_mode_transit_only=%{y}<br>sample_size=%{customdata[0]}<extra></extra>", "legendgroup": "survey", "marker": {"color": "#8CC63E", "pattern": {"shape": ""}}, "name": "survey", "offsetgroup": "survey", "orientation": "h", "showlegend": false, "textposition": "auto", "type": "bar", "x": [0.0489, 0.2688, 0.6823], "xaxis": "x6", "y": ["WALK_LOC", "DRIVE_TRN", "WALK_FRY"], "yaxis": "y6"}, {"alignmentgroup": "True", "customdata": [[19], [2]], "hovertemplate": "source=survey<br>purpose=othdiscr<br>percentage=%{x}<br>trip_mode_transit_only=%{y}<br>sample_size=%{customdata[0]}<extra></extra>", "legendgroup": "survey", "marker": {"color": "#8CC63E", "pattern": {"shape": ""}}, "name": "survey", "offsetgroup": "survey", "orientation": "h", "showlegend": false, "textposition": "auto", "type": "bar", "x": [1.0, 0.0], "xaxis": "x", "y": ["WALK_LOC", "WALK_LR"], "yaxis": "y"}, {"alignmentgroup": "True", "customdata": [[20], [2], [3]], "hovertemplate": "source=survey<br>purpose=change_mode<br>percentage=%{x}<br>trip_mode_transit_only=%{y}<br>sample_size=%{customdata[0]}<extra></extra>", "legendgroup": "survey", "marker": {"color": "#8CC63E", "pattern": {"shape": ""}}, "name": "survey", "offsetgroup": "survey", "orientation": "h", "showlegend": false, "textposition": "auto", "type": "bar", "x": [0.9417, 0.0008312, 0.05745], "xaxis": "x3", "y": ["WALK_LOC", "WALK_LR", "DRIVE_TRN"], "yaxis": "y3"}], "layout": {"annotations": [{"font": {}, "showarrow": false, "text": "othdiscr", "x": 0.16, "xanchor": "center", "xref": "paper", "y": 0.1975, "yanchor": "bottom", "yref": "paper"}, {"font": {}, "showarrow": false, "text": "univ", "x": 0.5, "xanchor": "center", "xref": "paper", "y": 0.1975, "yanchor": "bottom", "yref": "paper"}, {"font": {}, "showarrow": false, "text": "change_mode", "x": 0.84, "xanchor": "center", "xref": "paper", "y": 0.1975, "yanchor": "bottom", "yref": "paper"}, {"font": {}, "showarrow": false, "text": "school", "x": 0.16, "xanchor": "center", "xref": "paper", "y": 0.465, "yanchor": "bottom", "yref": "paper"}, {"font": {}, "showarrow": false, "text": "eatout", "x": 0.5, "xanchor": "center", "xref": "paper", "y": 0.465, "yanchor": "bottom", "yref": "paper"}, {"font": {}, "showarrow": false, "text": "atwork", "x": 0.84, "xanchor": "center", "xref": "paper", "y": 0.465, "yanchor": "bottom", "yref": "paper"}, {"font": {}, "showarrow": false, "text": "home", "x": 0.16, "xanchor": "center", "xref": "paper", "y": 0.7325, "yanchor": "bottom", "yref": "paper"}, {"font": {}, "showarrow": false, "text": "shopping", "x": 0.5, "xanchor": "center", "xref": "paper", "y": 0.7325, "yanchor": "bottom", "yref": "paper"}, {"font": {}, "showarrow": false, "text": "escort", "x": 0.84, "xanchor": "center", "xref": "paper", "y": 0.7325, "yanchor": "bottom", "yref": "paper"}, {"font": {}, "showarrow": false, "text": "work", "x": 0.16, "xanchor": "center", "xref": "paper", "y": 1, "yanchor": "bottom", "yref": "paper"}, {"font": {}, "showarrow": false, "text": "othmaint", "x": 0.5, "xanchor": "center", "xref": "paper", "y": 1, "yanchor": "bottom", "yref": "paper"}, {"font": {}, "showarrow": false, "text": "social", "x": 0.84, "xanchor": "center", "xref": "paper", "y": 1, "yanchor": "bottom", "yref": "paper"}], "barmode": "group", "height": 800, "legend": {"title": {"text": "source"}, "tracegroupgap": 0}, "title": {"text": "Trip mode choice by purpose: transit only"}, "width": 700, "xaxis": {"anchor": "y", "domain": [0, 0.32], "tickformat": ".0%", "title": {"text": "percentage"}}, "xaxis10": {"anchor": "y10", "domain": [0, 0.32], "matches": "x", "showticklabels": false}, "xaxis11": {"anchor": "y11", "domain": [0.34, 0.66], "matches": "x", "showticklabels": false}, "xaxis12": {"anchor": "y12", "domain": [0.68, 1.0], "matches": "x", "showticklabels": false}, "xaxis2": {"anchor": "y2", "domain": [0.34, 0.66], "matches": "x", "tickformat": ".0%", "title": {"text": "percentage"}}, "xaxis3": {"anchor": "y3", "domain": [0.68, 1.0], "matches": "x", "title": {"text": "percentage"}}, "xaxis4": {"anchor": "y4", "domain": [0, 0.32], "matches": "x", "showticklabels": false}, "xaxis5": {"anchor": "y5", "domain": [0.34, 0.66], "matches": "x", "showticklabels": false}, "xaxis6": {"anchor": "y6", "domain": [0.68, 1.0], "matches": "x", "showticklabels": false}, "xaxis7": {"anchor": "y7", "domain": [0, 0.32], "matches": "x", "showticklabels": false}, "xaxis8": {"anchor": "y8", "domain": [0.34, 0.66], "matches": "x", "showticklabels": false}, "xaxis9": {"anchor": "y9", "domain": [0.68, 1.0], "matches": "x", "showticklabels": false}, "yaxis": {"anchor": "x", "domain": [0, 0.1975], "title": {"text": "trip_mode_transit_only"}}, "yaxis10": {"anchor": "x10", "domain": [0.8025, 1], "matches": "y", "title": {"text": "trip_mode_transit_only"}}, "yaxis11": {"anchor": "x11", "domain": [0.8025, 1], "matches": "y", "showticklabels": false}, "yaxis12": {"anchor": "x12", "domain": [0.8025, 1], "matches": "y", "showticklabels": false}, "yaxis2": {"anchor": "x2", "domain": [0, 0.1975], "matches": "y", "showticklabels": false}, "yaxis3": {"anchor": "x3", "domain": [0, 0.1975], "matches": "y", "showticklabels": false}, "yaxis4": {"anchor": "x4", "domain": [0.2675, 0.465], "matches": "y", "title": {"text": "trip_mode_transit_only"}}, "yaxis5": {"anchor": "x5", "domain": [0.2675, 0.465], "matches": "y", "showticklabels": false}, "yaxis6": {"anchor": "x6", "domain": [0.2675, 0.465], "matches": "y", "showticklabels": false}, "yaxis7": {"anchor": "x7", "domain": [0.535, 0.7325], "matches": "y", "title": {"text": "trip_mode_transit_only"}}, "yaxis8": {"anchor": "x8", "domain": [0.535, 0.7325], "matches": "y", "showticklabels": false}, "yaxis9": {"anchor": "x9", "domain": [0.535, 0.7325], "matches": "y", "showticklabels": false}}}
